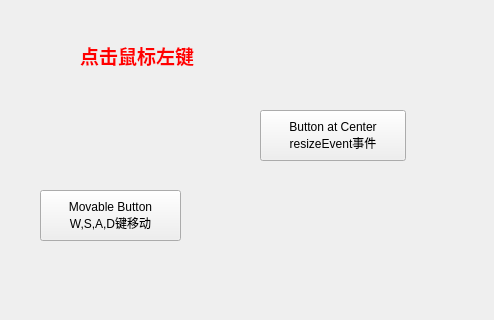
<?xml version="1.0" encoding="UTF-8"?>
<ui version="4.0">
 <class>Widget</class>
 <widget class="QWidget" name="Widget">
  <property name="geometry">
   <rect>
    <x>0</x>
    <y>0</y>
    <width>494</width>
    <height>320</height>
   </rect>
  </property>
  <property name="windowTitle">
   <string>Demo5_1,缺省的事件处理函数</string>
  </property>
  <widget class="QLabel" name="LabelMove">
   <property name="geometry">
    <rect>
     <x>80</x>
     <y>40</y>
     <width>211</width>
     <height>31</height>
    </rect>
   </property>
   <property name="palette">
    <palette>
     <active>
      <colorrole role="WindowText">
       <brush brushstyle="SolidPattern">
        <color alpha="255">
         <red>255</red>
         <green>0</green>
         <blue>0</blue>
        </color>
       </brush>
      </colorrole>
     </active>
     <inactive>
      <colorrole role="WindowText">
       <brush brushstyle="SolidPattern">
        <color alpha="255">
         <red>255</red>
         <green>0</green>
         <blue>0</blue>
        </color>
       </brush>
      </colorrole>
     </inactive>
     <disabled>
      <colorrole role="WindowText">
       <brush brushstyle="SolidPattern">
        <color alpha="255">
         <red>120</red>
         <green>120</green>
         <blue>120</blue>
        </color>
       </brush>
      </colorrole>
     </disabled>
    </palette>
   </property>
   <property name="font">
    <font>
     <family>Agency FB</family>
     <pointsize>14</pointsize>
     <weight>75</weight>
     <bold>true</bold>
    </font>
   </property>
   <property name="text">
    <string>点击鼠标左键</string>
   </property>
  </widget>
  <widget class="QPushButton" name="btnTest">
   <property name="geometry">
    <rect>
     <x>260</x>
     <y>110</y>
     <width>146</width>
     <height>51</height>
    </rect>
   </property>
   <property name="text">
    <string>Button at Center
resizeEvent事件</string>
   </property>
  </widget>
  <widget class="QPushButton" name="btnMove">
   <property name="geometry">
    <rect>
     <x>40</x>
     <y>190</y>
     <width>141</width>
     <height>51</height>
    </rect>
   </property>
   <property name="text">
    <string>Movable Button
W,S,A,D键移动</string>
   </property>
  </widget>
 </widget>
 <resources/>
 <connections/>
</ui>
